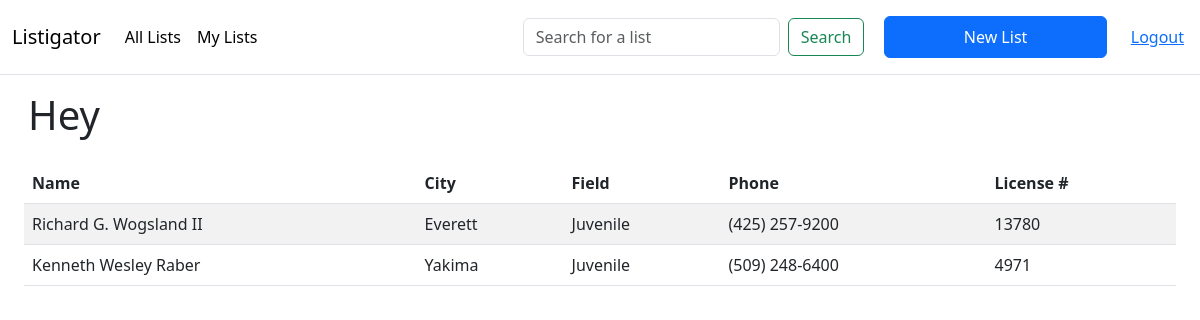
/list/1 (signed in), run on the app's committed database.
### listigator/models.py (models this page shows, shortened)
class List(db.Model):
    id = db.Column(db.Integer, primary_key=True)
    user_id = db.Column(db.Integer, db.ForeignKey('user.id'),
        nullable=False)
    public = db.Column(db.Boolean, nullable=False, default=False)
    title = db.Column(db.String(50), nullable=False)
    lawyers = db.relationship('Lawyer', secondary=list_lawyers, lazy='subquery',
        backref=db.backref('lists', lazy=True))

class Lawyer(db.Model):
    id = db.Column(db.Integer, primary_key=True)
    license_number =db.Column(db.Integer, nullable=False)
    name = db.Column(db.String(50), nullable=False)
    city = db.Column(db.String(50), nullable=False)
    status = db.Column(db.String(20), nullable=False)
    phone = db.Column(db.String(20), nullable=False)
    field = db.Column(db.String(20), nullable=False)

### listigator/app.py (the view)
@main.route('/list/<int:list_id>')
@login_required
def list(list_id):
    list_to_show = List.query.get(list_id)
    lawyers = list_to_show.lawyers
    title = list_to_show.title
    return render_template('main/list.html', lawyers = lawyers, title=title)

### listigator/auth.py (called while the page is built)
def login_required(route):
    @functools.wraps(route)
    def wrapped_route(**kwargs):
        if session.get('user_id') is None:
            return redirect(url_for('auth.login'))
        return route(**kwargs)
    return wrapped_route

### listigator/templates/main/list.html (shortened to what this page needs)
{% extends 'main/layout.html' %}
{% block main %}
<h1 class="p-3">{{ title }}</h1>
{% if lawyers %}
<div class="container-fluid">
    <table class='table ph-3 bg-light table-striped'>
        <thead>
            <tr>
                <th scope="col">Name</th>
                <th scope="col">City</th>
                <th scope="col">Field</th>
                <th scope="col">Phone</th>
                <th scope="col">License #</th>
            </tr>
        </thead>
        <tbody>
            {% for lawyer in lawyers %}
            <tr class='p-3'>
                <td class='city'>{{lawyer.city}}</td>
                <td class='field'>{{lawyer.field}}</td>
                <td class='license_number'>{{lawyer.license_number}}</td>
                <td class='name'>{{lawyer.name}}</td>
                <td class='phone'>{{lawyer.phone}}</td>
            </tr>
            {% endfor %}
        </tbody>
    </table>
</div>
{% else %}
    <p>This list is empty</p>
{% endif %}
{% endblock %}

### listigator/static/css/style.css (style rules this page uses)
:root { --primary: #00356b; --secondary: #287dc0; --tertiary: #63aaff; --grey: lightgrey; --white: #fff; }

### data on the page
List: title "Hey"
Lawyer: city "Richard G. Wogsland II", field "Everett", license_number "Juvenile", name "(425) 257-9200", phone "13780"
Lawyer: city "Kenneth Wesley Raber", field "Yakima", license_number "Juvenile", name "(509) 248-6400", phone "4971"
